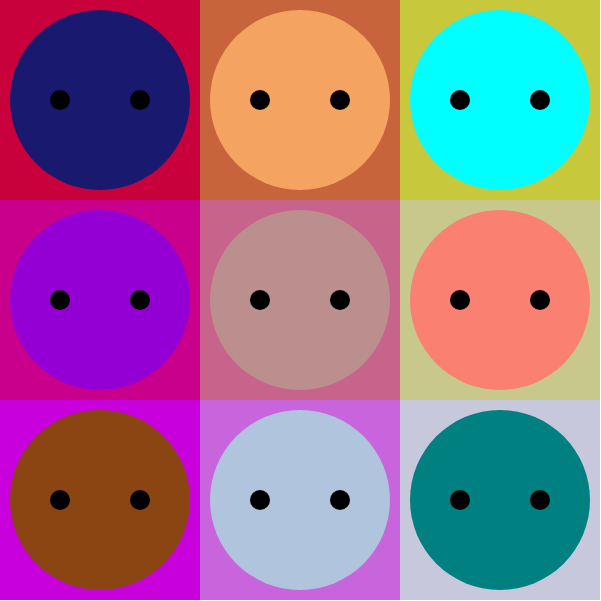
Frame 1 (no input)
Frame 60 (no input): identical to frame 1, image omitted
Frame 120 (the mouse pressed at the canvas centre since frame 60): identical to frame 1, image omitted

The p5.js sketch that drew this single still picture (run headless with seeded random() and noise() and a simulated clock; from frame 60 on, the mouse is pressed at the canvas centre):

// p5.js sketch
// ── sketch.js
var cir = [
  [
    [25, 25, 112],
    [148, 0, 211],
    [139, 69, 19],
  ],
  [
    [244, 164, 96],
    [188, 143, 143],
    [176, 196, 222],
  ],
  [
    [0, 255, 255],
    [250, 128, 114],
    [0, 128, 128],
  ],
];

function setup() {
  createCanvas(601, 601);
}

function draw() {
  for (i = 0; i < 3; i++) {
    for (j = 0; j < 3; j++) {
      noStroke();
      fill(200, i * 100, j * 80 + 60);
      rect(i * 200, j * 200, 200, 200);
      fill(cir[i][j]);
      //   fill((i + j) * 80, j * 80 + 75, i * 100 + 55);
      ellipse(i * 200 + 100, j * 200 + 100, 180, 180);
      fill(0);
      ellipse(i * 200 + 100 - 40, j * 200 + 100, 20, 20);
      ellipse(i * 200 + 100 + 40, j * 200 + 100, 20, 20);
    }
  }
}
